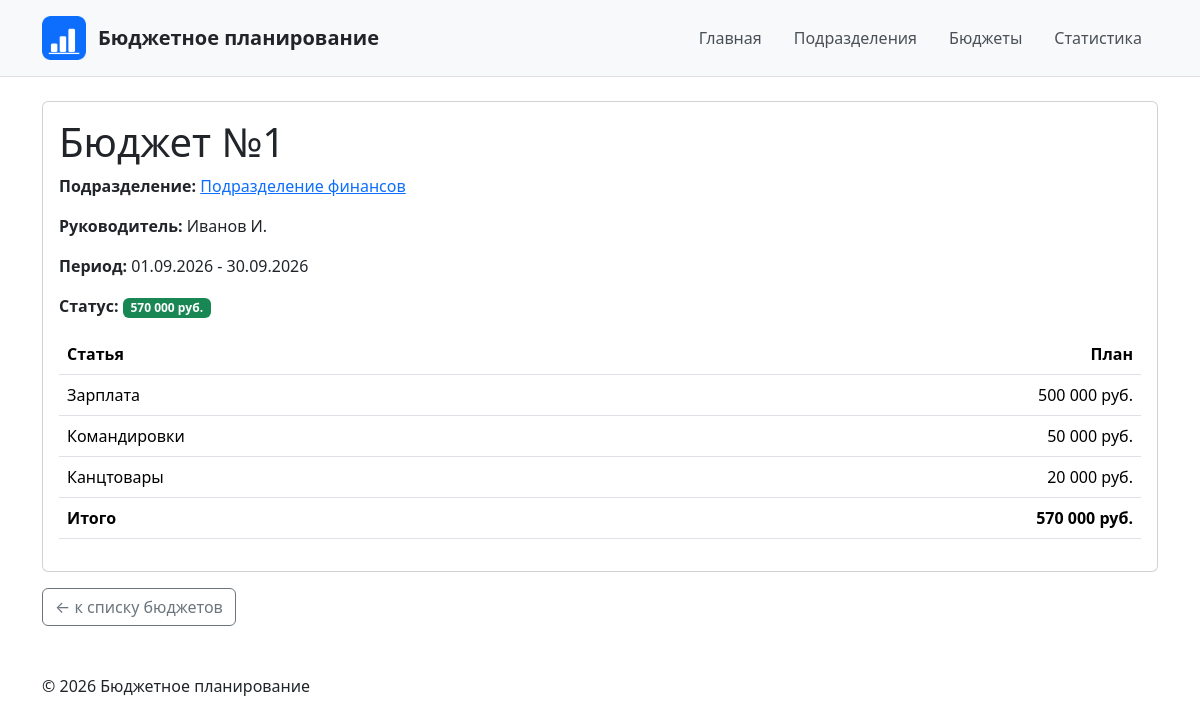
Page /budgets/1/ on the committed database.
### budgets/models.py (models this page shows, shortened)
class Budget(models.Model):
    department = models.ForeignKey(
        Department,
        on_delete=models.PROTECT,
        related_name="budgets",
        verbose_name="Подразделение",
    )
    period = models.CharField(
        max_length=100,
        verbose_name="Период",
    )
    period_start = models.DateField(
        verbose_name="Начало периода",
    )
    period_end = models.DateField(
        verbose_name="Конец периода",
    )
    class Meta:
        ordering = ["period_start", "pk"]
        verbose_name = "Бюджет"
        verbose_name_plural = "Бюджеты"
        constraints = [
            models.CheckConstraint(
                condition=Q(period_start__lte=F("period_end")),
                name="budget_period_start_lte_end",
            ),
        ]

class BudgetItem(models.Model):
    budget = models.ForeignKey(
        Budget,
        on_delete=models.CASCADE,
        related_name="items",
        verbose_name="Бюджет",
    )
    category = models.CharField(
        max_length=200,
        verbose_name="Статья расходов",
    )
    planned = models.DecimalField(
        max_digits=14,
        decimal_places=2,
        verbose_name="Плановая сумма",
    )
    class Meta:
        ordering = ["pk"]
        verbose_name = "Статья бюджета"
        verbose_name_plural = "Статьи бюджета"
        constraints = [
            models.CheckConstraint(
                condition=Q(planned__gt=0),
                name="budgetitem_planned_positive",
            ),
        ]

### departments/models.py (models this page shows, shortened)
class Department(models.Model):
    name = models.CharField(
        max_length=200,
        unique=True,
        verbose_name="Название подразделения",
    )
    head = models.CharField(
        max_length=200,
        verbose_name="Руководитель",
    )
    class Meta:
        ordering = ["name"]
        verbose_name = "Подразделение"
        verbose_name_plural = "Подразделения"

### budgets/views.py (the view)
# urls.py: path("<int:budget_id>/", views.budget_detail, name="detail"),
def budget_detail(request, budget_id):
    budget = get_object_or_404(
        Budget.objects
        .select_related("department")
        .annotate(total=sum_planned()),
        pk=budget_id,
    )
    items = budget.items.order_by("-planned", "category")
    context = {
        "budget": budget,
        "items": items,
    }
    return render(
        request,
        "budgets/budget_detail.html",
        context,
    )

### budgets/expressions.py (called while the page is built)
def sum_planned(path="items__planned"):
    return Coalesce(
        Sum(path),
        Value(0),
        output_field=DecimalField(max_digits=14, decimal_places=2),
    )

### budgets/templates/budgets/budget_detail.html (shortened to what this page needs)
{% extends "base.html" %}
{% block content %}
    {% if budget %}
        <div class="card">
            <div class="card-body">
                <h1 class="card-title">
                    Бюджет №{{ budget.id }}
                </h1>
                <p class="card-text">
                    <strong>Подразделение:</strong>
                    <a href="{% url 'departments:detail' budget.department_id %}">
                        {{ budget.department.name }}
                    </a>
                </p>
                <p class="card-text">
                    <strong>Руководитель:</strong>
                    {{ budget.department.head }}
                </p>
                <p class="card-text">
                    <strong>Период:</strong> {{ budget.period }}
                </p>
                <p class="card-text">
                    <strong>Статус:</strong>
                    {% include "budgets/includes/budget_status.html" %}
                </p>
                <table class="table">
                    <thead>
                        <tr>
                            <th>Статья</th>
                            <th class="text-end">План</th>
                        </tr>
                    </thead>
                    <tbody>
                        {% for item in items %}
                            <tr>
                                <td>{{ item.category }}</td>
                                <td class="text-end">
                                    {{ item.planned|floatformat:"0g" }} руб.
                                </td>
                            </tr>
                        {% empty %}
                            <tr>
                                <td colspan="2">Статей бюджета нет.</td>
                            </tr>
                        {% endfor %}
                    </tbody>
                    <tfoot>
                        <tr>
                            <th>Итого</th>
                            <th class="text-end">
                                {{ budget.total|floatformat:"0g" }} руб.
                            </th>
                        </tr>
                    </tfoot>
                </table>
            </div>
        </div>
    {% else %}
        <h1 class="text-danger">Бюджет не найден</h1>
        <p>
            Бюджет с указанным идентификатором отсутствует.
        </p>
    {% endif %}
    <a
        href="{% url 'budgets:list' %}"
        class="btn btn-outline-secondary mt-3"
    >
        ← к списку бюджетов
    </a>
{% endblock %}

### budgets/templates/budgets/includes/budget_status.html
{% if budget.total %}
    <span class="badge bg-success budget-status budget-status-filled">
        {{ budget.total|floatformat:"0g" }} руб.
    </span>
{% else %}
    <span class="badge bg-secondary budget-status budget-status-empty">
        Нет статей
    </span>
{% endif %}

### homepage/static/homepage/css/style.css (style rules this page uses)
body { min-height: 100vh; }
.budget-status { font-weight: 600; }

### rows in the picture
Budget: id "1", department.name "Подразделение финансов", department.head "Иванов И.", period "01.09.2026 - 30.09.2026", total "570 000"
BudgetItem: category "Зарплата", planned "500 000"
BudgetItem: category "Командировки", planned "50 000"
BudgetItem: category "Канцтовары", planned "20 000"
